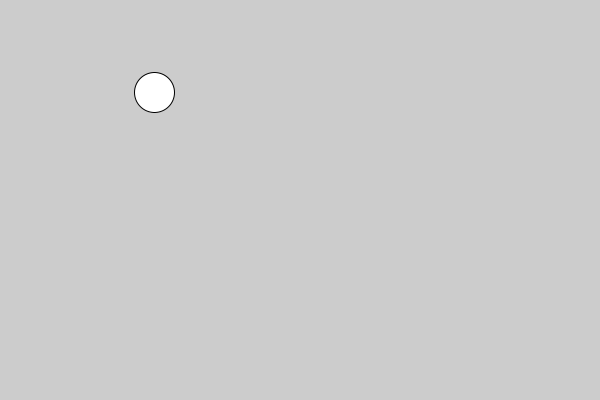
Frame 1 (no input)
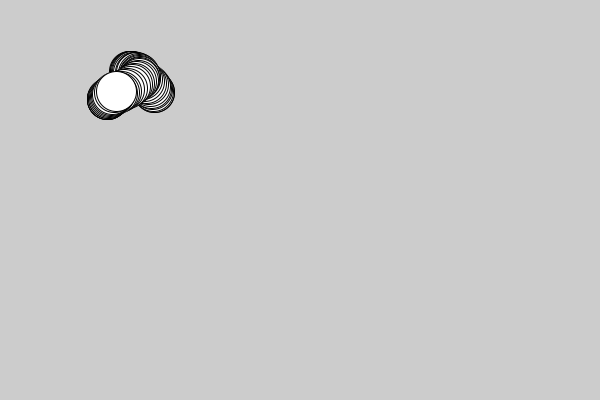
Frame 60 (the mouse pressed at the canvas centre just before this capture)
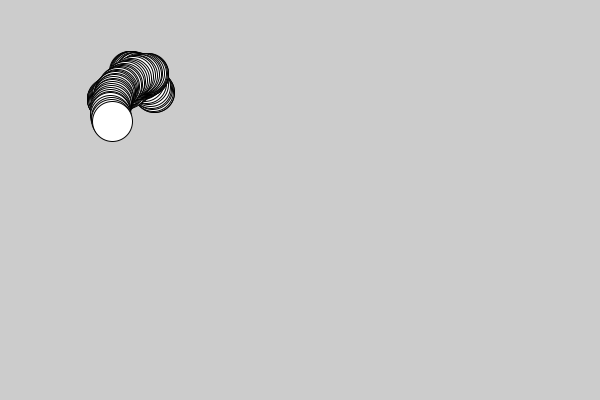
Frame 120 (the mouse held since frame 60 and released just before this capture)

The Processing sketch that drew these frames (run headless with seeded random() and noise(); from frame 60 on, the mouse is pressed at the canvas centre):

// Processing sketch: NOC_PerlinNoise
// ── NOC_PerlinNoise.pde
float alpha = 0.2;
float beta = 0.5;

void setup(){
  size(600,400);
  //frameRate(120);
}

void draw(){
  //background(0);
  fill(255);
  
  //float x = random(width);
  float x = noise(alpha);
  float y = noise(beta);
  x = map(x,0,1,0, width/2);
  y = map(y,0,1,0,height/2);
  ellipse(x,y, 40,40);
  alpha = alpha + 0.01;
  beta = beta + 0.01;
}

 
